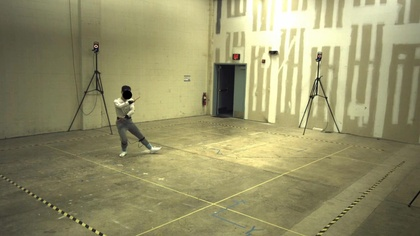
%> input picture Project2DataFiles/im1corrected.jpg, 420 x 236 px, shrunk from 1920 x 1080 before the run
$ octave task3_5.m   (GNU Octave 9; MATLAB toolbox functions it lacks are replaced by stand-ins)
%> lines starting %> are read from the running program, lines starting %| are printed output that depends on the picture
im = imread('im1corrected.jpg');
%> im is the input picture: size 236x420x3 uint8; mean R, G, B 149.6, 145.9, 105.2
im2 = imread('im2corrected.jpg');
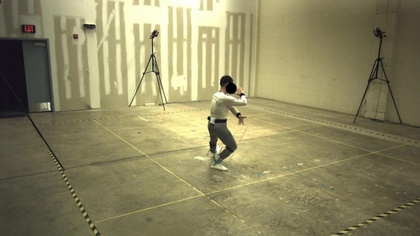
%> input picture Project2DataFiles/im2corrected.jpg, 420 x 236 px, shrunk from 1920 x 1080 before the run
%> im2 is the input picture: size 236x420x3 uint8; mean R, G, B 140.5, 134.7, 97.3


figure(1); imagesc(im); axis image; drawnow;
figure(2); imagesc(im2); axis image; drawnow;


x1 = 1.0e+03 * [1.1288; 1.4303; 1.6820; 0.9298; 1.5093; 0.9795; 0.3327; 1.8722];
y1 = [293.1829; 222.9390; 571.2317; 600.5000; 711.7195; 937.0854; 708.7927; 942.9390];

figure(1); imagesc(im); axis image; hold on
for i=1:length(x1)
   h=plot(x1(i),y1(i),'*'); set(h,'Color','g','LineWidth',2);
   text(x1(i),y1(i),sprintf('%d',i));
end
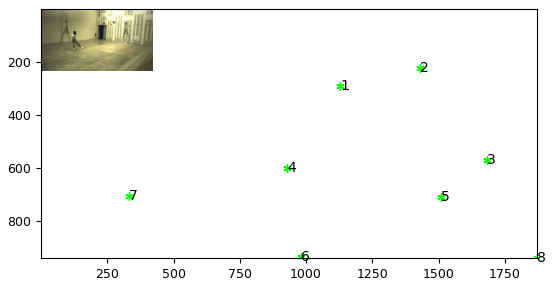
%> figure redrawn from the program's plot data
hold off
drawnow;


figure(2); imagesc(im2); axis image; drawnow;
x2 = 1.0e+03 * [0.2204; 0.6105; 0.8568; 0.4971; 1.1196; 1.7089; 0.9287; 1.6176];
y2 = [180.8458; 111.6816; 416.0043; 601.3646; 532.2003; 698.1945; 894.6210; 562.6326];
figure(2); imagesc(im2); axis image; hold on
for i=1:length(x2)
   h=plot(x2(i),y2(i),'*'); set(h,'Color','g','LineWidth',2);
   text(x2(i),y2(i),sprintf('%d',i));
end
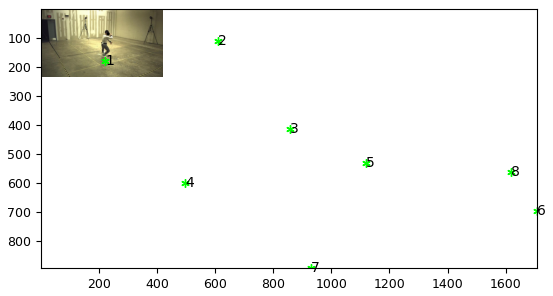
%> figure redrawn from the program's plot data
hold off
drawnow;

%do Hartley preconditioning
savx1 = x1; savy1 = y1; savx2 = x2; savy2 = y2;
mux = mean(x1);
muy = mean(y1);
stdxy = (std(x1)+std(y1))/2;
T1 = [1 0 -mux; 0 1 -muy; 0 0 stdxy]/stdxy;
nx1 = (x1-mux)/stdxy;
ny1 = (y1-muy)/stdxy;
mux = mean(x2);
muy = mean(y2);
stdxy = (std(x2)+std(y2))/2;
T2 = [1 0 -mux; 0 1 -muy; 0 0 stdxy]/stdxy;
nx2 = (x2-mux)/stdxy;
ny2 = (y2-muy)/stdxy;

A = [];
for i=1:length(nx1);
    A(i,:) = [nx1(i)*nx2(i) nx1(i)*ny2(i) nx1(i) ny1(i)*nx2(i) ny1(i)*ny2(i) ny1(i) nx2(i) ny2(i) 1];
end
%get eigenvector associated with smallest eigenvalue of A' * A
[u,d] = eigs(A' * A,1,'SM');
F = reshape(u,3,3);

%make F rank 2
oldF = F;
[U,D,V] = svd(F);
D(3,3) = 0;
F = U * D * V';

%unnormalize F to undo the effects of Hartley preconditioning
F = T2' * F * T1;

colors =  'bgrcmykbgrcmykbgrcmykbgrcmykbgrcmykbgrcmykbgrcmyk';
%overlay epipolar lines on im2
L = F * [x1' ; y1'; ones(size(x1'))];
[nr,nc,nb] = size(im2);
%> nr = 236; nc = 420; nb = 3
figure(2); clf; imagesc(im2); axis image;
hold on; plot(x2,y2,'*'); hold off
for i=1:length(L)
    a = L(1,i); b = L(2,i); c=L(3,i);
    if (abs(a) > (abs(b)))
       ylo=0; yhi=nr;
       xlo = (-b * ylo - c) / a;
       xhi = (-b * yhi - c) / a;
       hold on
       h=plot([xlo; xhi],[ylo; yhi]);
       set(h,'Color',colors(i),'LineWidth',2);
       hold off
       drawnow;
    else
       xlo=0; xhi=nc;
       ylo = (-a * xlo - c) / b;
       yhi = (-a * xhi - c) / b;
       hold on
       h=plot([xlo; xhi],[ylo; yhi],'b');
       set(h,'Color',colors(i),'LineWidth',2);
       hold off
       drawnow;
    end
end
%> after the loop, h = -96.76; xlo = 0; ylo = 794.5
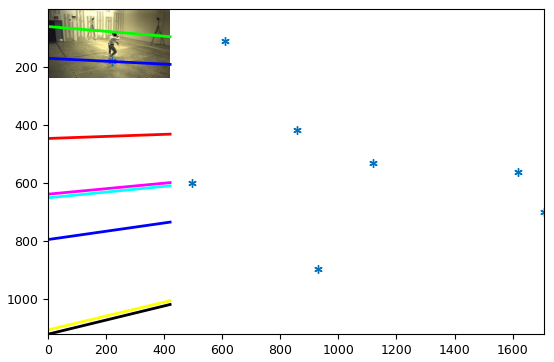
%> figure redrawn from the program's plot data


%overlay epipolar lines on im1
L = ([x2' ; y2'; ones(size(x2'))]' * F)' ;
[nr,nc,nb] = size(im);
figure(1); clf; imagesc(im); axis image;
hold on; plot(x1,y1,'*'); hold off
for i=1:length(L)
    a = L(1,i); b = L(2,i); c=L(3,i);
    if (abs(a) > (abs(b)))
       ylo=0; yhi=nr;
       xlo = (-b * ylo - c) / a;
       xhi = (-b * yhi - c) / a;
       hold on
       h=plot([xlo; xhi],[ylo; yhi],'b');
       set(h,'Color',colors(i),'LineWidth',2);
       hold off
       drawnow;
    else
       xlo=0; xhi=nc;
       ylo = (-a * xlo - c) / b;
       yhi = (-a * xhi - c) / b;
       hold on
       h=plot([xlo; xhi],[ylo; yhi],'b');
       set(h,'Color',colors(i),'LineWidth',2);
       hold off
       drawnow;
    end
end
%> after the loop, h = -81.53; ylo = 458.3
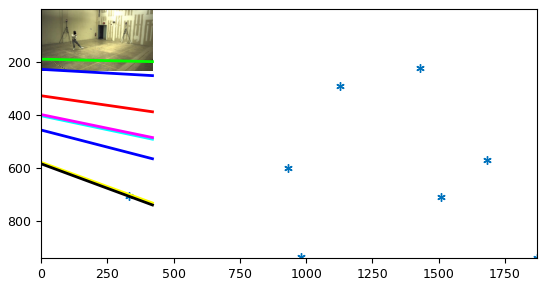
%> figure redrawn from the program's plot data


for j=1:3
    for i=1:3
        fprintf('%10g ',10000*F(j,i));
    end
    fprintf('\n');
end
